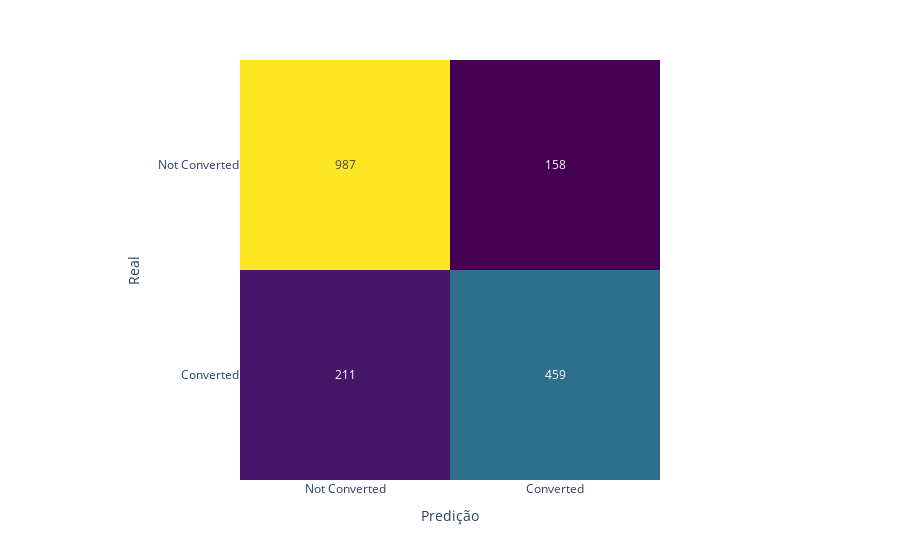

The notebook cell this image was saved under:
### Code cell
# Mostrar uma matriz de confusao em Plotly
conf_matrix = confusion_matrix(y_test, y_pred)

fig = px.imshow(conf_matrix,
                labels=dict(x='Predição', y='Real', color='Contagem'),
                x=['Not Converted', 'Converted'],
                y=['Not Converted', 'Converted'],
                color_continuous_scale='Viridis')

fig.update_traces(text=conf_matrix, texttemplate='%{z}')
fig.update_layout(coloraxis_showscale=False)

fig.show()

### Figure 1 — Plotly figure (JSON) as saved in the notebook; plotly's stock layout.template omitted (floating-point values rounded to 4 significant figures)
{"data": [{"coloraxis": "coloraxis", "hovertemplate": "Predição: %{x}<br>Real: %{y}<br>Contagem: %{z}<extra></extra>", "name": "0", "text": [[987, 158], [211, 459]], "texttemplate": "%{z}", "type": "heatmap", "x": ["Not Converted", "Converted"], "xaxis": "x", "y": ["Not Converted", "Converted"], "yaxis": "y", "z": [[987, 158], [211, 459]]}], "layout": {"coloraxis": {"colorbar": {"title": {"text": "Contagem"}}, "colorscale": [[0, "#440154"], [0.1111, "#482878"], [0.2222, "#3e4989"], [0.3333, "#31688e"], [0.4444, "#26828e"], [0.5556, "#1f9e89"], [0.6667, "#35b779"], [0.7778, "#6ece58"], [0.8889, "#b5de2b"], [1, "#fde725"]], "showscale": false}, "margin": {"t": 60}, "xaxis": {"anchor": "y", "constrain": "domain", "domain": [0, 1], "scaleanchor": "y", "title": {"text": "Predição"}}, "yaxis": {"anchor": "x", "autorange": "reversed", "constrain": "domain", "domain": [0, 1], "title": {"text": "Real"}}}}
